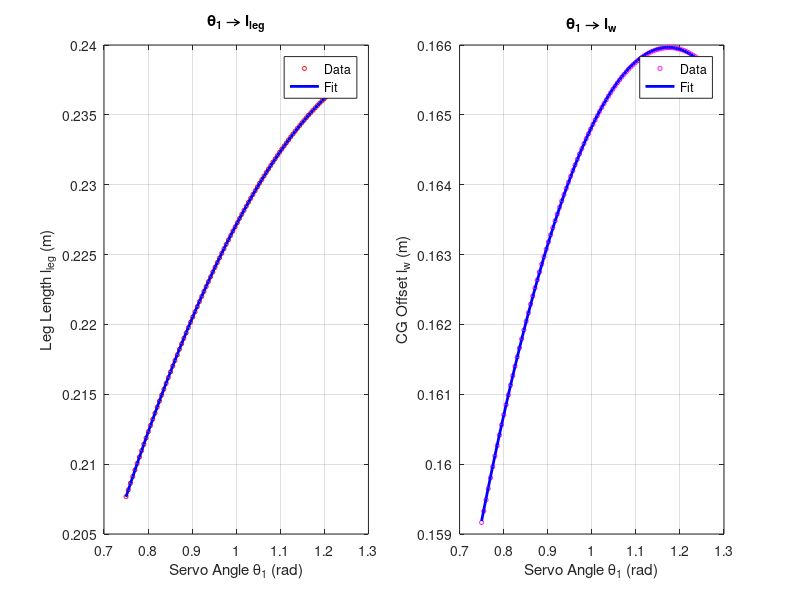

Source code (MATLAB):
% =========================================================================
% TWSB Robot: Kinematic Fitting & CG Analysis Script
% This script calculates the relationship between Servo Angle, Leg Length, 
% and Center of Gravity (CG) Offset LW for a four-link leg mechanism.
% =========================================================================

clear; clc; close all;

% --- 1. Physical Constants (Adjust these to your actual robot) ---
l1 = 0.138 ; l2 = 0.106 ; l3 = 0.077; l4 = 0.075; l23 = 0.050; % Link lengths
m1 = 0.2; m2 = 0.3; m3 = 0.1; m23 = 0.8;             % Link masses
m_legs = m1 + m2 + m3 + m23;                         % Total leg mass

% --- 2. Data Generation Loop ---
theta1_range = linspace(0.75, 1.25 , 100); % Servo angle range (radians) 30:150
Lleg_data = zeros(size(theta1_range));
LW_data = zeros(size(theta1_range));

for i = 1:length(theta1_range)
    theta1 = theta1_range(i); 
    
    % Kinematic equations for the four-link mechanism
    l5 = sqrt(l2^2 + l4^2 - 2 * l2 * l4 * cos(theta1 + pi/4));
    theta2 = asin(max(-1, min(1, (l4 * sin(theta1 + pi/4)) / l5)));
    theta3 = acos(max(-1, min(1, (l23^2 + l5^2 - l3^2) / (2 * l23 * l5))));
    theta4 = pi - theta1 - theta2 - theta3;
    theta5 = pi - theta4;
    theta6 = asin(max(-1, min(1, (l5 * sin(theta3)) / l3))) - theta4;
    
    % Vertical projection (Leg Length)
    lleg = l2 * sin(theta1) + l1 * sin(theta4);
    
    % Vertical coordinates of center of mass for each link
    xc2 = (l2 * sin(theta1)) / 2;
    xc1 = l2 * sin(theta1) + (l1 * sin(theta5)) / 2;
    xc3 = -l4 * sin(pi/4) + (l3 * sin(theta6)) / 2;
    xc23 = l2 * sin(theta1) - (l23 * sin(theta4)) / 2;
    
    % Total leg center of gravity height (L0) and offset (lw)
    L0 = (m1*xc1 + m2*xc2 + m3*xc3 + m23*xc23) / m_legs;
    lw = lleg - L0; 
    
    Lleg_data(i) = lleg;
    LW_data(i) = lw;
end

% --- 3. Perform Quadratic Fittings (y = ax^2 + bx + c) ---

% Fitting 1: theta1 -> lleg
p_theta1_lleg = polyfit(theta1_range, Lleg_data, 2);

% Fitting 2: theta1 -> lw
p_theta1_lw = polyfit(theta1_range, LW_data, 2);

% --- 4. Visualization ---
figure('Color', 'w', 'Position', [100, 100, 1200, 400]);

% Subplot 1: theta1 vs lleg
subplot(1, 2, 1);
plot(theta1_range, Lleg_data, 'ro', 'MarkerSize', 3); hold on;
plot(theta1_range, polyval(p_theta1_lleg, theta1_range), 'b-', 'LineWidth', 2);
grid on; xlabel('Servo Angle \theta_1 (rad)'); ylabel('Leg Length l_{leg} (m)');
title('\theta_1 \rightarrow l_{leg}');
legend('Data', 'Fit', 'Location', 'best');

% Subplot 2: lleg vs lw
subplot(1, 2, 2);
plot(theta1_range, LW_data, 'mo', 'MarkerSize', 3); hold on;
plot(theta1_range, polyval(p_theta1_lw, theta1_range), 'b-', 'LineWidth', 2);
grid on; xlabel('Servo Angle \theta_1 (rad)'); ylabel('CG Offset l_w (m)');
title('\theta_1 \rightarrow l_w');
legend('Data', 'Fit', 'Location', 'best');

% --- 5. Output Coefficients for Arduino ---
fprintf('\n--- COPY THESE COEFFICIENTS TO YOUR ARDUINO CODE ---\n');
fprintf('// Fitting: theta1 -> Lleg\n');
fprintf('float a1 = %f; float b1 = %f; float c1 = %f;\n', p_theta1_lleg);

fprintf('\n// Fitting: theta1 -> Lw\n');
fprintf('float a3 = %f; float b3 = %f; float c3 = %f;\n', p_theta1_lw);
